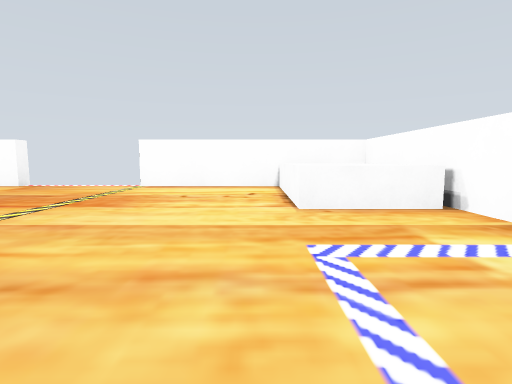
[1] (above)

18 first-person views from a walk through a robot-simulator world made for Gazebo. The camera is 0.17 m above the floor, tilts 6° down and sees 80° across. The floor is counted in squares, 0.25 m on a side. Each view is taken from the middle of a square. On the plan, view 1 faces up. The plan holds only what a view shows up to about 10 squares ahead; the rest is blank.

[2]
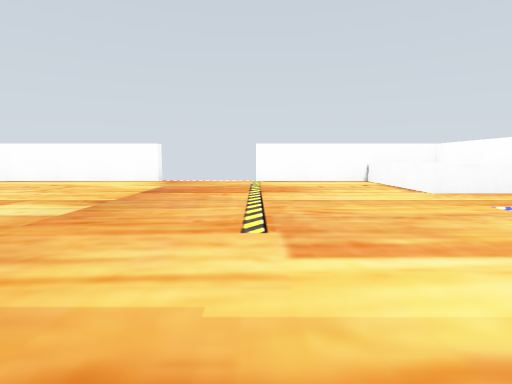

[3]
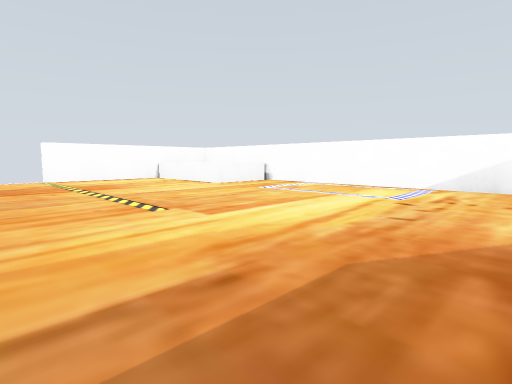

[4]
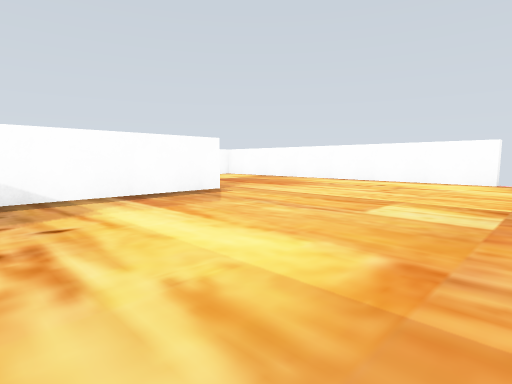

[5]
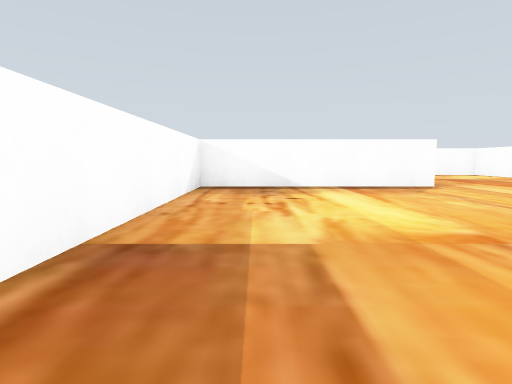

[6]
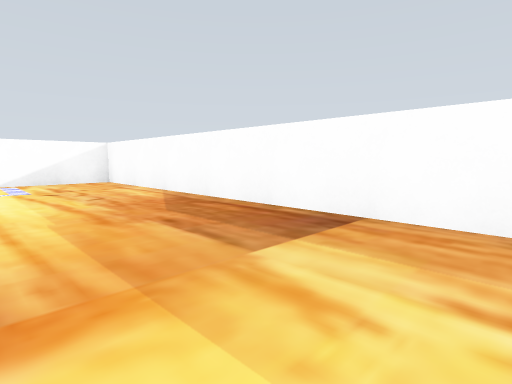

[7]
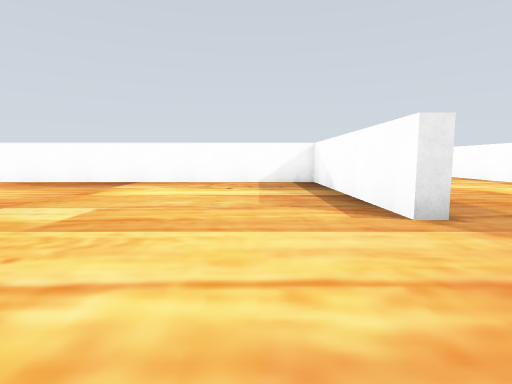

[8]
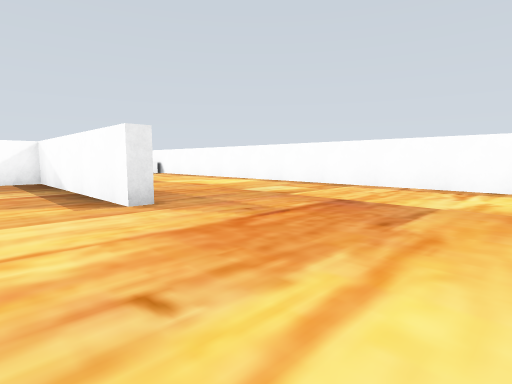

[9]
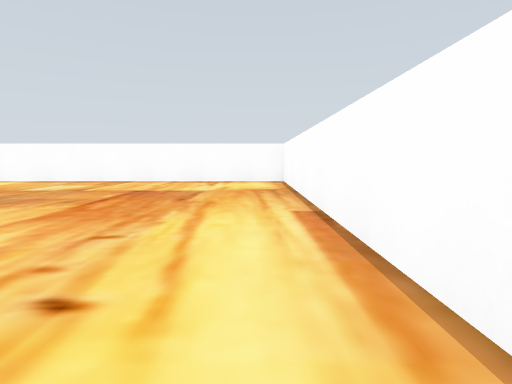

[10]
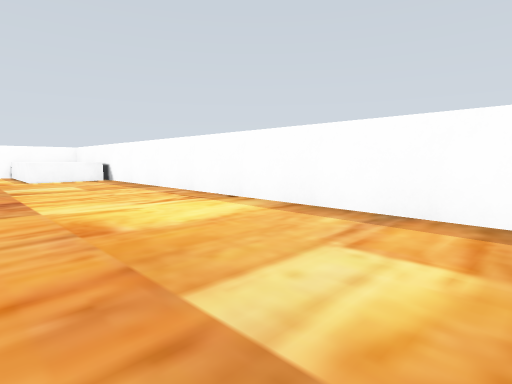

[11]
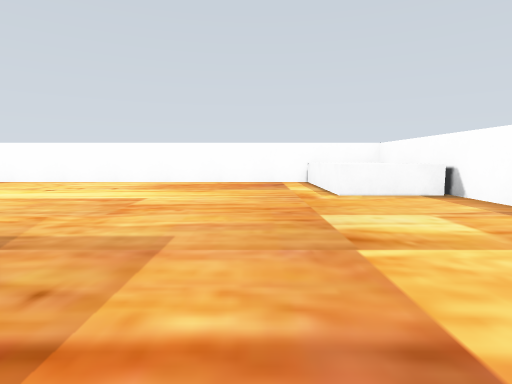

[12]
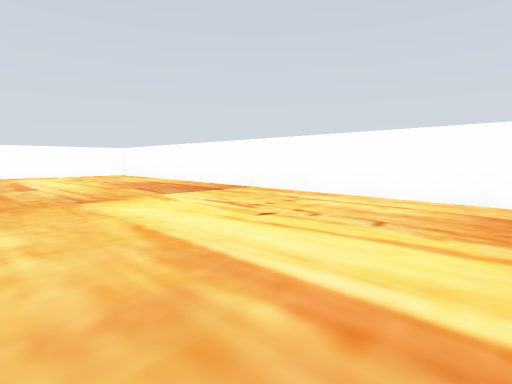

[13]
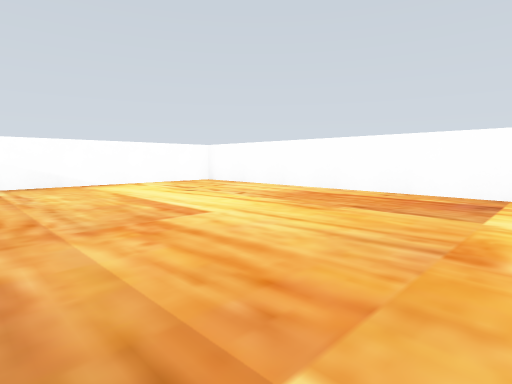

[14]
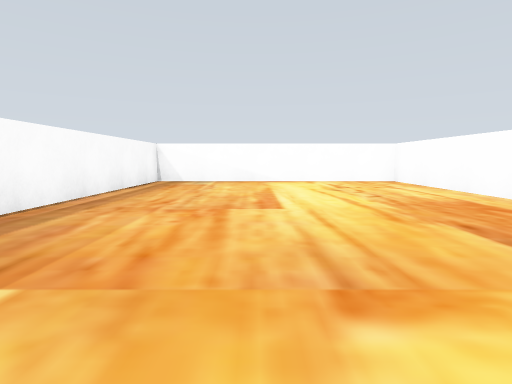

[15]
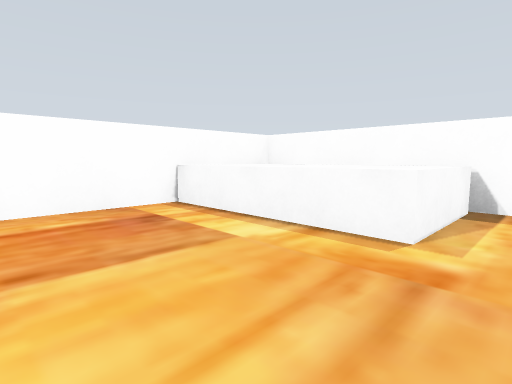

[16]
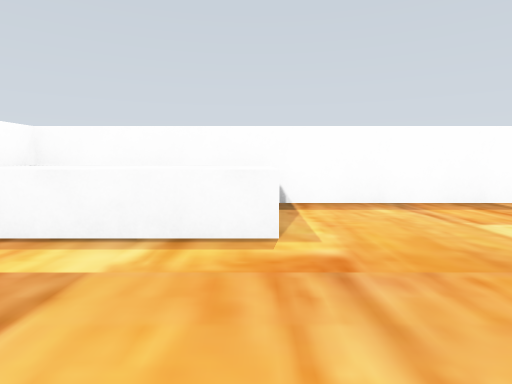

[17]
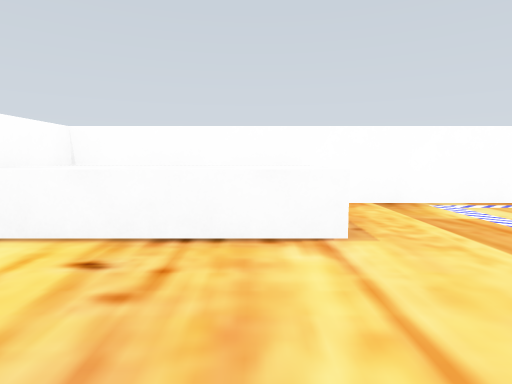

[18]
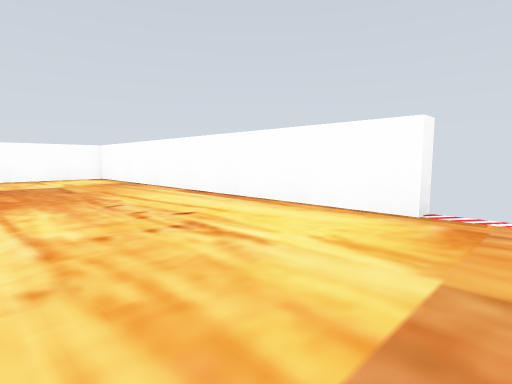

### Floor plan
Points are (right, up) in squares from view 1. A wall is a line through its corners. A room is listed if a view was taken in it or the views show most of it. See-through windows are left out.
Room 1 (views 1, 2, 3, 4, 5, 6, 7, 8, 9, 17, 18)
walls: (-6.2, 8.4) (-6.2, 7.9) (-10.4, 7.9); (-10.8, 2.6) (-10.8, -3.4) (2.8, -3.4) (2.8, 7.9) (-3, 7.9) (-3, 8.4)
ways out: opening at (-11, 5) to room 2
objects: plate (1, 4) to (2, 7)
Room 2 (views 10, 11, 12, 13, 14, 15, 16)
walls: (-11.2, 2.6) (-10.8, 2.6); (-10.4, 7.9) (-16.8, 7.9) (-16.8, -11.4) (2.8, -11.4) (2.8, -3.8) (-3.4, -3.8)
ways out: opening at (-11, 5) to room 1
objects: plate (-16, -11) to (-15, -8)

Where each view was taken, in squares from view 1:
view 1: 0 up, 0 right, facing up
view 2: 2 down, 3 left, facing up
view 3: 3 down, 5 left, facing up-right
view 4: 2 down, 5 left, facing up-left
view 5: 2 down, 3 left, facing left
view 6: 0 up, 7 left, facing down-right
view 7: 6 up, 9 left, facing down
view 8: 7 up, 9 left, facing down-left
view 9: 7 up, 7 left, facing left
view 10: 3 up, 13 left, facing down-left
view 11: 2 down, 13 left, facing down
view 12: 6 down, 11 left, facing down-right
view 13: 5 down, 6 left, facing down-right
view 14: 7 down, 7 left, facing right
view 15: 7 down, 12 left, facing down-left
view 16: 8 down, 12 left, facing left
view 17: 5 up, 2 left, facing right
view 18: 4 up, 5 left, facing up-left
